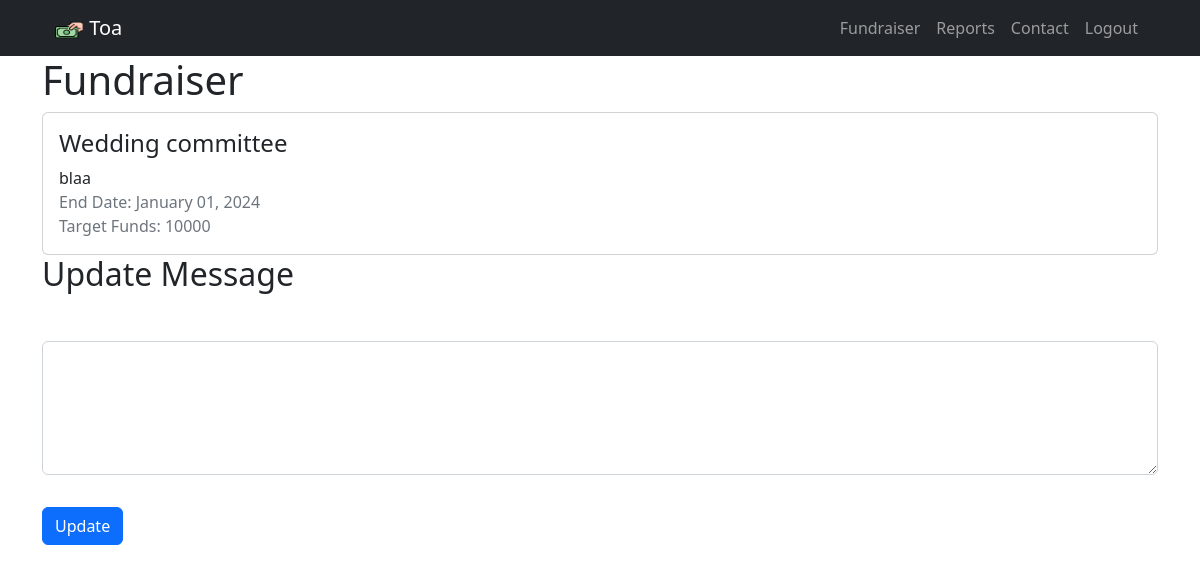
The page /fundraiser (signed in) on the database its author committed.
### models.py (models this page shows, shortened)
class Fundraiser(db.Model):
    id = db.Column(db.Integer, primary_key=True)
    user_id = db.Column(db.Integer, db.ForeignKey('user.id'), nullable=False)
    name = db.Column(db.String, nullable=False)
    description = db.Column(db.String)
    end_date = db.Column(db.DateTime, nullable=False)
    target_funds = db.Column(db.Integer, nullable=False)
    user = db.relationship('User', backref=db.backref('fundraisers', lazy=True))

### app.py (the view)
@app.route('/fundraiser', methods=['GET', 'POST'])
@login_required  # Decorator to check for login status
def fundraiser():
    if has_active_fundraiser():
        user_fundraiser = Fundraiser.query.filter_by(user_id=g.user.id).first()
        print("Fundraiser ID:", user_fundraiser.id)  # Print the fundraiser ID
        return render_template('fundraiser_success.html', fundraiser_id=user_fundraiser.id, fundraiser=user_fundraiser)
    else:
        return create_fundraiser()

### models.py (called while the page is built)
def login_required(func):
    @wraps(func)
    def decorated_function(*args, **kwargs):
        if 'user_id' not in session:
            return redirect(url_for('login'))
        g.user = User.query.get(session['user_id'])  # Retrieve user information
        return func(*args, **kwargs)
    return decorated_function

def has_active_fundraiser():
    if 'user_id' in session:  # Ensure user is logged in
        user_fundraiser = Fundraiser.query.filter_by(user_id=session['user_id']).first()
        return user_fundraiser is not None
    return False

### templates/fundraiser_success.html (shortened to what this page needs)
{% extends "layout.html" %}
{% block content %}
<div class="container">
  <h1>Fundraiser</h1>
  <div class="card">
    <div class="card-body">
      <h4 class="card-title">{{ fundraiser.name }}</h4>
      <p class="card-text">{{ fundraiser.description }}</p>
      <p class="text-muted">
        End Date: {{ fundraiser.end_date.strftime("%B %d, %Y") }}<br>
        Target Funds: {{ fundraiser.target_funds }}
      </p>
    </div>
  </div>
  <h2>Update Message</h2>
  <form method="POST" action="/fundraiser_success/{{ fundraiser.id }}">
    <div class="form-group">
        <label for="message"></label><textarea class="form-control" id="message" name="message" rows="5"></textarea>
    </div>
    <button id="update-button" type="submit" class="btn btn-primary">Update</button>
  </form>
</div>
{% endblock %}

### rows shown on the page
Fundraiser: name "Wedding committee", description "blaa", end_date "January 01, 2024", target_funds "10000"
